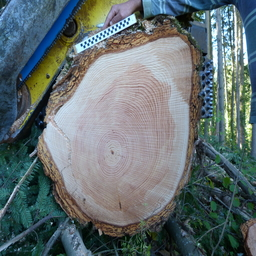
//> input picture deeplearning/dataset/test/input/d01-l1-1.jpg, 256 x 256 px
$ ./main ../../deeplearning/dataset/test/input/d01-l1-1.jpg 2 3 3   (built with g++ and OpenCV 4)
//> lines starting //> are read from the running program, lines starting //| are printed output that depends on the picture; after the words box and inside, x2 and y2 are one past the last pixel; in counts of white or black regions, pixels touching at a corner belong together
### mesure_grume/src/orthogonalAxis.h
#ifndef DEF_AXIS
#define DEF_AXIS
//intern
#include "measures_contour.h"
//extern
#include <iostream>
#include "opencv2/imgproc.hpp"
#include "opencv2/highgui.hpp"
#include <math.h>

struct Axis
{
  cv::Point diameterPoint1;
  cv::Point diameterPoint2;
  //lenght of diameter in pixel --> use Norme2
  double diameterLenght;
  cv::Point normalPoint1;
  cv::Point normalPoint2;
  //lenght of normal in pixel --> use Norme2
  double normalLenght;
};
/**
*Call intern fonction to create Axis and return it
*s=1 : Distance norme1 used
*s=2 : Distance norme2 used
**/
Axis getOrthogonalAxis(ContourMeasure c, cv::Point moelle);


#endif

### mesure_grume/src/measures_contour.h
#ifndef DEF_CONTOUR
#define DEF_CONTOUR

#include <iostream>
#include "opencv2/imgproc.hpp"
#include "opencv2/highgui.hpp"
#include <math.h>

struct ContourMeasure
{
  std::vector<cv::Point> contour;
  //perimeter in pixel
  int perimeter;
  cv::Mat imgContour;
};


/**
*call all intern fonction to construct a ContourMeasure
**/
ContourMeasure getContourMeasure(cv::Mat img, double scale);
#endif

### mesure_grume/src/measures_region.h
#ifndef DEF_REGION
#define DEF_REGION

#include <iostream>
#include "opencv2/imgproc.hpp"
#include "opencv2/highgui.hpp"
#include <math.h>

struct RegionMeasure
{
  int areaPix;
  cv::Point center;
};
/**
*call all intern function to construct a RegionMeasure
**/
RegionMeasure getSurfaceMeasure(cv::Mat img,double scale);
#endif

### mesure_grume/src/orthogonalAxis.cpp
//interne
#include "orthogonalAxis.h"
#include "measures_contour.h"
//externe
#include <iostream>
#include "opencv2/imgproc.hpp"
#include "opencv2/highgui.hpp"
#include <math.h>

using namespace cv;
using namespace std;

Point diamPoint1;
Point diamPoint2;
Point normPoint1;
Point normPoint2;
double normLenght;
double diamLenght;
/**
*compute euclidian distance
**/
double euclideanDistance(double x1,double y1,double x2,double y2){
  return sqrt(((x2-x1)*(x2-x1))+((y2-y1)*(y2-y1)));
}
/**
*compute euclidian distance
**/
double Norme1Distance(double x1,double y1,double x2,double y2){
  return abs(x2-x1)+abs(y2-y1);
}
/**
*Create a binary img of contour
**/
// [8 lines left out: function makeContourImg, not called in this run]

/**
*Check if three point are aligned
**/
// [10 lines left out: function collinear, not called in this run]

/**
*Check if the are formed by A,B,C is null
**/
bool areaTriangleNull(int x1, int y1, int x2, int y2, int x3, int y3)
{
  bool b=false;
  int area=((x1*(y2-y3))+(x2*(y3-y1))+(x3*(y1-y2)));
  if (area==0){
      b=true;
  }
  return b;
}
// [27 lines of commented-out code are left out]
void computeEucliDiameter(vector<Point> contour,Point moelle){
  Point currentPoint1,currentPoint2;
  Point selectedPoint1, selectedPoint2;
  bool firstCollinearFind=false;
  double max=-1;
  int indicep1=-1;
  int indicep2=-1;
  double distance;
  int i2 =0;
  //FIND first three point collinear and remember the point indice
  for( size_t i = 0; i< contour.size(); i++ )
  {
    //cout<<"--------------------"<<i<<"\n";
    currentPoint1=contour[i];
    for( size_t j = i2; j< contour.size(); j++ )
    {
      currentPoint2=contour[j];
      //three point are aligned if slope of any pair of point are same as other pair
      if(areaTriangleNull(currentPoint1.x,currentPoint1.y,currentPoint2.x,currentPoint2.y,moelle.x,moelle.y)){
        distance=euclideanDistance(currentPoint1.x,currentPoint1.y,currentPoint2.x,currentPoint2.y);
        if(distance>max){
          selectedPoint1=currentPoint1;
          selectedPoint2=currentPoint2;
          max=distance;
          i2=j;
        }
      }
    }
  }
  diamLenght=max;
  diamPoint1=selectedPoint1;
  diamPoint2=selectedPoint2;
    // [27 lines of commented-out code are left out]
}
// [31 lines of commented-out code are left out]
void computeNormal(vector<Point> contour,Mat contourImg,Point moelle){
  //Mat contourImg=makeContourImg(contour,size);
  //les coeficients a et b de la droite passant par les deux points du diametre
  double a = diamPoint2.y - diamPoint1.y;
  double b = diamPoint2.x - diamPoint1.x;
  double c = -(b*moelle.x)-(a*moelle.y);
  //la pente de la droite
  double slope;
  double perpendicular_slope;
  double b_n;
  int rows = contourImg.rows;
  int cols = contourImg.cols;
  int x1;
  int x2;
  int y1;
  int y2;
  if(b!=0 && a!=0){

    slope=a/b;
    perpendicular_slope=-1/slope;
    b_n = moelle.y-(perpendicular_slope*moelle.x);
    x1=0;
    x2=max(rows,cols);
    y1=(perpendicular_slope*x1)+b_n;
    y2=(perpendicular_slope*x2)+b_n;
  }else{
    if(a==0){
      x1=moelle.x;
      x2=moelle.x;
      y1=0;
      y2=rows;
    }
    if(b==0){
      y1=moelle.y;
      y2=moelle.y;
      x1=0;
      x2=cols;
    }
  }
  // [7 lines of commented-out code are left out]
  LineIterator it(contourImg, Point(x1,y1), Point(x2,y2), 8);
  vector<Point> normal;
  int indiceAddVecteur=0;
  Point pt;
  for(int i = 0; i < it.count; i++, ++it)
  {
      pt= it.pos();
      uchar intensity = contourImg.at<uchar>(pt);
      if(intensity!=0 ){
        //cout<<"coucou";
        normal.push_back(pt);
      }
  }
  normPoint1=normal.front();
  normPoint2=normal.back();
  normLenght=euclideanDistance(normPoint1.x,normPoint1.y,normPoint2.x,normPoint2.y);
}

Axis getOrthogonalAxis(ContourMeasure c, Point moelle){
  Axis a;
  computeEucliDiameter(c.contour,moelle);
  computeNormal(c.contour,c.imgContour,moelle);

  a.diameterPoint1=diamPoint1;
  a.diameterPoint2=diamPoint2;
  a.normalPoint1=normPoint1;
  a.normalPoint2=normPoint2;
  a.diameterLenght=diamLenght;
  a.normalLenght=normLenght;
  return a;
}

### mesure_grume/src/measures_contour.cpp
//intern
#include "measures_contour.h"
//extern
#include <iostream>
#include <math.h>
#include "opencv2/imgproc.hpp"
#include "opencv2/highgui.hpp"


using namespace cv;
using namespace std;

//the contour of grume
vector<Point> contour;
//list of all contour of connected component
vector<vector<Point>> liste_contour;
//useless
vector<Vec4i> hierarchy;
/**
*draw contour in Mat
**/
Mat drawContourImg(Point size){
  Mat contourDrawn=Mat::zeros(size, CV_8U );
  for(int i=0;i<contour.size();i++)
  {
      contourDrawn.at<uchar>(contour[i].y,contour[i].x)=255;
  }
  return contourDrawn;
}
/**
*Extract contour from shape
**/
void extractContour(Mat img){
  //extract in liste_contour all the contour of connected component --> check findcontour from openCV
  findContours(img, liste_contour, hierarchy, RETR_CCOMP, CHAIN_APPROX_NONE);

  //search the biggest contour
  int currentContourSize;
  int maxSize=-1;
  int max_index=-1;
  for( size_t i = 0; i< liste_contour.size(); i++ )
  {
    currentContourSize=liste_contour.at(i).size();
    if(currentContourSize>maxSize)
    {
      maxSize=currentContourSize;
      max_index=i;
    }
  }
  contour=liste_contour.at(max_index);
}
/**
*Perimeter of a shape is the number of picel in the contour
**/
int computePerimeter(){
  return contour.size();
}

ContourMeasure getContourMeasure(Mat img, double scale){
  ContourMeasure c;
  extractContour(img);
  c.contour=contour;
  c.imgContour=drawContourImg(img.size());
  c.perimeter=computePerimeter();
  return c;
}

### mesure_grume/src/measures_region.cpp
//intern
#include "measures_region.h"
//extern
#include <iostream>
#include "opencv2/imgproc.hpp"
#include "opencv2/highgui.hpp"
#include <math.h>

using namespace std;
using namespace cv;

//label of components in image
Mat labels;
//some stats on components
Mat stats;
//center of components
Mat centroids;
//index of grume
int index_grume;
/**
*computer area of the biggest component
**/
int getArea(){
  int max=-1;
  int area;
  //Need to start at 1 because 0 is the background
  for(int lab=1; lab<stats.rows; lab++)
  {
    area=stats.at<int>(Point(4,lab));

    if(area>max){
      max=area;
      index_grume=lab;//the biggest (area) connected component is Grume
    }
  }
  return max;
}
/**
*compute center of the biggest component
**/
Point getCenter(){
  int x = centroids.at<double>(index_grume, 0);//X
  int y = centroids.at<double>(index_grume, 1);//Y
  return Point(x,y);
}

RegionMeasure getSurfaceMeasure(Mat img, double scale){
  //init three matrice -> lables,stats,centroids
  connectedComponentsWithStats(img,labels,stats,centroids);
  RegionMeasure s;
  s.areaPix=getArea();//area in pixel
  s.center=getCenter();//center of grume
  return s;
}

### mesure_grume/src/main.cpp
//intern
#include "measures_region.h"
#include "measures_contour.h"
#include "orthogonalAxis.h"
//extern
#include <iostream>
#include "opencv2/imgproc.hpp"
#include "opencv2/highgui.hpp"
#include <math.h>
#include <bits/stdc++.h>

using namespace std;
using namespace cv;
//distance between geometric center and moelle in cm
double centerDistance;
//Area in cm*cm
double area;
//perimeter in cm
double perimeter;
//lenght of diameter in cm
double lenghtDiam;
//lenghtof normal of diameter in cm
double lenghtNormal;
//image for display measure
Mat image_measures;
//reel square lenght
int cote_carre;
/*******************************************INPUT***************************************/
//input scale in cm per pixel
double scale;
//input image
Mat image_souce;
//input center moelle
Point moelle;
/*******************************************COLOR***************************************/
//color for moelle center
Scalar colorMoelle= Scalar( 0, 0, 255 );
//color for moelle center
Scalar colorCenterGeometrics= Scalar( 255, 0, 0 );
//color for contour shape
Vec3b colorContour=Vec3b(0,255,0);
//color for contour shape
Scalar colorDiameter= Scalar( 150, 250, 255 );
//color for contour shape
Scalar colorNormal= Scalar( 100, 150, 155 );

/**
*Compute measure in cm thanks to the scale
**/
void computeMeasureInCm(RegionMeasure regionM,ContourMeasure contourM,Axis a){
  area=((double)regionM.areaPix)*(scale*scale);
  perimeter=((double)contourM.perimeter)*scale;
  lenghtDiam=a.diameterLenght*scale;
  lenghtNormal=a.normalLenght*scale;
  centerDistance=(sqrt(((moelle.x-regionM.center.x)*(moelle.x-regionM.center.x))+((moelle.y-regionM.center.y)*(moelle.y-regionM.center.y))))*scale;
}
/**
*add a point to image measure
**/
void addPoint(Point p,Scalar color){
  circle(image_measures, p, 40, color, 10, 4, 0);
  drawMarker(image_measures, p, color,45);
}
/**
*draw Point per Point the contour of grume
**/
void DrawContour(Mat imgContour,Vec3b color){
  insertChannel(imgContour,image_measures,1);
}
/**
*add a line to image measure
**/
void DrawLine(Point p1,Point p2,Scalar color){
  line(image_measures, p1,p2, color, 10, 8, 0);
}
/**
*Display two windows : One for images source, One for image measure
**/
void display(RegionMeasure regionM,ContourMeasure contourM,Axis a){
  /**TERMINAL**/
  cout<<"\n"<<"distance between geometric center and moelle :" <<centerDistance<<" cm";
  cout<<"\n"<<"perimeter :" <<perimeter<<" cm";
  cout<<"\n"<<"area :" <<area<<" cm²";
  cout<<"\n"<<"diameter lenght :" <<lenghtDiam<<" cm";
  cout<<"\n"<<"normal lenght :" <<lenghtNormal<<" cm\n";
  /**GRAPHICS**/
  DrawContour(contourM.imgContour,colorContour);
  DrawLine(a.diameterPoint1,a.diameterPoint2,colorDiameter);
  DrawLine(a.normalPoint1,a.normalPoint2,colorNormal);
  addPoint(moelle,colorMoelle);
  addPoint(regionM.center,colorCenterGeometrics);
  namedWindow( "image treshold", WINDOW_NORMAL );
  resizeWindow("image treshold", 800,800);
  imshow( "image treshold", image_souce );
  namedWindow( "image measures", WINDOW_NORMAL );
  resizeWindow("image measures", 800,800);
  imshow( "image measures", image_measures );
  waitKey(0);

}

int main(int argc, char** argv)
{
  clock_t start, end;
  start = clock();
  /****************ARGUMENTS GESTION **********************************************************/
  cote_carre=1;
  moelle=Point(atoi(argv[3]),atoi(argv[4]));
  if( argc != 5)
  {
    cout <<"arg1: Path img  arg2: scale arg3: X moelle arg4: Y moelle" << endl;
    return -1;
  }
  image_souce = imread(argv[1],0);
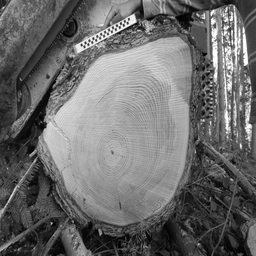
//> image_souce: 256 rows x 256 cols, CV_8UC1; min 0, max 255, mean 107.6
  if(!image_souce.data )
  {
      cout <<  "Could not open or find the image" << endl ;
      return -1;
  }
  image_measures = Mat::zeros(image_souce.size(), CV_8UC3 );
  threshold(image_souce, image_souce, 0, 255, CV_THRESH_BINARY | CV_THRESH_OTSU);
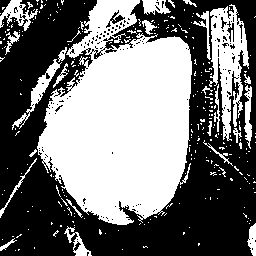
//> image_souce: 256 rows x 256 cols, CV_8UC1; 45.9% white; 288 white regions (262 under 20 px)
  scale=cote_carre/atof(argv[2]);
//> scale = 0.5
  /***************MEASURES********************************************************************/
  RegionMeasure r=getSurfaceMeasure(image_souce,scale);
//> in getSurfaceMeasure, `connectedComponentsWithStats(img,labels,stats,centroids);`:
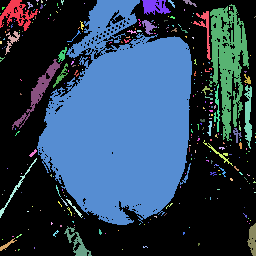
//> labels: 256 rows x 256 cols, CV_32SC1; 289 distinct labels, from 0 to 288; one colour per label, 0 black
//> in getSurfaceMeasure, `connectedComponentsWithStats(img,labels,stats,centroids);`: stats = 289 rows, first 6: [0, 0, 256, 256, 35459], [0, 0, 38, 31, 470], [36, 0, 3, 2, 4], [41, 0, 2, 3, 5], [46, 0, 1, 1, 1], [61, 0, 3, 5, 9]; centroids = 289 pairs, first value 0 to 255, second value 0 to 250
//> the loop in getArea, `for(int lab=1; lab<stats.rows; lab++)` made 288 passes
//> (area, max) on passes 1, 6: (470, 470), (23161, 23161)
//> area on passes 7, 8, 9, 16, 27, 44: 280, 21, 36, 2672, 201, 100
//> after the loop in getArea, `for(int lab=1; lab<stats.rows; lab++)`: max = 23161; index_grume = 6
//> in getSurfaceMeasure, `s.areaPix=getArea();`: s.areaPix = 23161
//> in getCenter, `int x = centroids.at<double>(index_grume, 0);`: x = 121
//> in getCenter, `int y = centroids.at<double>(index_grume, 1);`: y = 120
  ContourMeasure c=getContourMeasure(image_souce,scale);
//> in extractContour, `findContours(img, liste_contour, hierarchy, RETR_CCOMP, CHAIN_APPROX_N..`: liste_contour = 544 contours, 510 with area under 20; largest, box (x1, y1, x2, y2) and area: (37, 0, 192, 225) 23020, (209, 4, 249, 141) 2620, (12, 59, 62, 130) 490, (0, 0, 38, 31) 426, (142, 0, 171, 15) 263
//> the loop in extractContour, `for( size_t i = 0; i< liste_contour.size(); i++ )` made 544 passes
//> (currentContourSize, maxSize) on passes 1, 3, 5, 8, 19, 177, 215, 312, 386: (1, 1), (3, 3), (9, 9), (41, 41), (136, 136), (141, 141), (207, 207), (667, 667), (1235, 1235)
//> currentContourSize on passes 2, 4, 6, 7, 9, 10: 1, 2, 5, 1, 2, 10
//> after the loop in extractContour, `for( size_t i = 0; i< liste_contour.size(); i++ )`: maxSize = 1235; max_index = 385
//> in extractContour, `contour=liste_contour.at(max_index);`: contour = contour of 1235 points, box (x1, y1, x2, y2) (37, 0, 192, 225), area 23020
//> in getContourMeasure, `c.contour=contour;`: c.contour has the same summary as contour in extractContour
//> after the loop in drawContourImg, `for(int i=0;i<contour.size();i++)`:
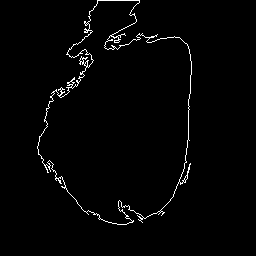
//> contourDrawn: 256 rows x 256 cols, CV_8UC1; 1.8% white in thin lines or dots, all inside (x1, y1, x2, y2) = (37, 0, 192, 225)
//> in getContourMeasure, `c.perimeter=computePerimeter();`: c.perimeter = 1235
  Axis a = getOrthogonalAxis(c,moelle);
//> the loop in computeEucliDiameter, `for( size_t i = 0; i< contour.size(); i++ )` made 1235 passes
//> (currentPoint1, distance, selectedPoint1, selectedPoint2, max, i2) on passes 5 to 7: (Point(96, 4), 41, Point(97, 3), Point(138, 3), 41, 1190), (Point(96, 5), 41, Point(97, 3), Point(138, 3), 41, 1190), (Point(95, 6), 41, Point(97, 3), Point(138, 3), 41, 1190)
//> after the loop in computeEucliDiameter, `for( size_t i = 0; i< contour.size(); i++ )`: distance = 0; max = 41; i2 = 1190
//> in computeEucliDiameter, `diamLenght=max;`: diamLenght = 41
//> in computeEucliDiameter, `diamPoint1=selectedPoint1;`: diamPoint1 = Point(97, 3)
//> in computeEucliDiameter, `diamPoint2=selectedPoint2;`: diamPoint2 = Point(138, 3)
//> in computeNormal, `double a = diamPoint2.y - diamPoint1.y;`: a = 0
//> in computeNormal, `double b = diamPoint2.x - diamPoint1.x;`: b = 41
//> in computeNormal, `double c = -(b*moelle.x)-(a*moelle.y);`: c = -123
//> the loop in computeNormal, `for(int i = 0; i < it.count; i++, ++it)` made 256 passes
//> pt on passes 1 to 3: Point(3, 0), Point(3, 1), Point(3, 2)
//> (the run ends here: the program crashes, at `normPoint1=normal.front();`)
